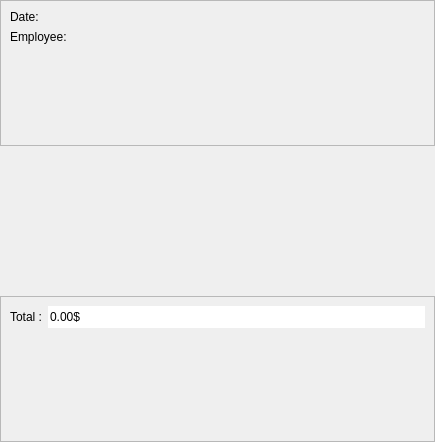
<?xml version="1.0" encoding="UTF-8"?>
<ui version="4.0">
 <class>InvoiceWidget</class>
 <widget class="QWidget" name="InvoiceWidget">
  <property name="geometry">
   <rect>
    <x>0</x>
    <y>0</y>
    <width>435</width>
    <height>442</height>
   </rect>
  </property>
  <property name="windowTitle">
   <string>Form</string>
  </property>
  <layout class="QVBoxLayout" name="verticalLayout">
   <property name="spacing">
    <number>2</number>
   </property>
   <property name="leftMargin">
    <number>0</number>
   </property>
   <property name="topMargin">
    <number>0</number>
   </property>
   <property name="rightMargin">
    <number>0</number>
   </property>
   <property name="bottomMargin">
    <number>0</number>
   </property>
   <item>
    <widget class="QFrame" name="frame_info">
     <property name="frameShape">
      <enum>QFrame::StyledPanel</enum>
     </property>
     <property name="frameShadow">
      <enum>QFrame::Raised</enum>
     </property>
     <layout class="QFormLayout" name="formLayout">
      <item row="0" column="0">
       <widget class="QLabel" name="label_date">
        <property name="text">
         <string>Date: </string>
        </property>
       </widget>
      </item>
      <item row="1" column="0">
       <widget class="QLabel" name="label_employee">
        <property name="text">
         <string>Employee:</string>
        </property>
       </widget>
      </item>
      <item row="0" column="1">
       <widget class="QLabel" name="label_date_value">
        <property name="text">
         <string/>
        </property>
       </widget>
      </item>
      <item row="1" column="1">
       <widget class="QLabel" name="label_employee_value">
        <property name="text">
         <string/>
        </property>
       </widget>
      </item>
     </layout>
    </widget>
   </item>
   <item>
    <widget class="QFrame" name="frame_table">
     <property name="frameShape">
      <enum>QFrame::NoFrame</enum>
     </property>
     <property name="frameShadow">
      <enum>QFrame::Plain</enum>
     </property>
     <property name="lineWidth">
      <number>0</number>
     </property>
     <layout class="QVBoxLayout" name="layout_table"/>
    </widget>
   </item>
   <item>
    <widget class="QFrame" name="frame_total">
     <property name="frameShape">
      <enum>QFrame::StyledPanel</enum>
     </property>
     <property name="frameShadow">
      <enum>QFrame::Raised</enum>
     </property>
     <layout class="QFormLayout" name="formLayout_2">
      <item row="0" column="0">
       <widget class="QLabel" name="label_total">
        <property name="text">
         <string>Total :</string>
        </property>
       </widget>
      </item>
      <item row="0" column="1">
       <widget class="QDoubleSpinBox" name="spinbox_total">
        <property name="styleSheet">
         <string notr="true">background-color: none;</string>
        </property>
        <property name="frame">
         <bool>false</bool>
        </property>
        <property name="readOnly">
         <bool>true</bool>
        </property>
        <property name="buttonSymbols">
         <enum>QAbstractSpinBox::NoButtons</enum>
        </property>
        <property name="showGroupSeparator" stdset="0">
         <bool>false</bool>
        </property>
        <property name="prefix">
         <string/>
        </property>
        <property name="suffix">
         <string>$</string>
        </property>
        <property name="maximum">
         <double>99999.990000000005239</double>
        </property>
       </widget>
      </item>
     </layout>
    </widget>
   </item>
  </layout>
 </widget>
 <resources/>
 <connections/>
</ui>
